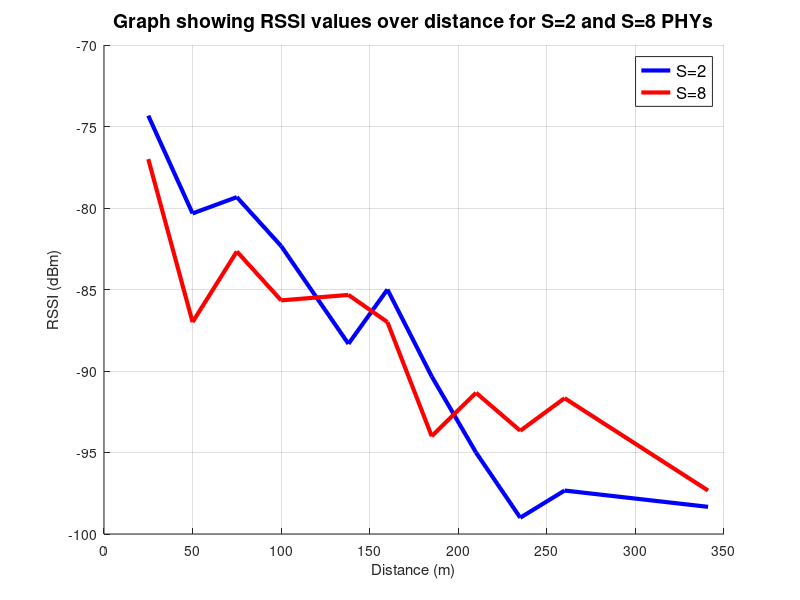

Here is the MATLAB script that generated this plot:
%% Field Test Plotting

load('field_test.mat')


figure(1);
hold on;
title("Graph showing RSSI values over distance for S=2 and S=8 PHYs", 'FontSize', 14);
plot(S2(:,3),S2(:, 4), 'b', 'LineWidth', 3);
plot(S8(:,3),S8(:, 4), 'r', 'LineWidth', 3);
xlabel("Distance (m)");
ylabel("RSSI (dBm)");
hold off;
grid();
legend("S=2", "S=8", 'FontSize', 12);